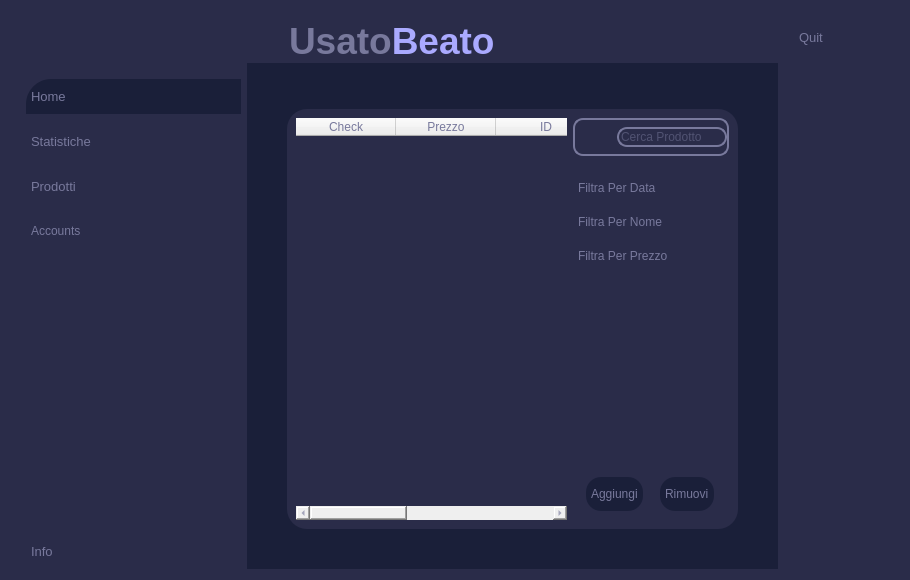
<?xml version="1.0" encoding="UTF-8"?>
<ui version="4.0">
 <class>firstWidget</class>
 <widget class="QWidget" name="firstWidget">
  <property name="geometry">
   <rect>
    <x>0</x>
    <y>0</y>
    <width>910</width>
    <height>580</height>
   </rect>
  </property>
  <property name="windowTitle">
   <string>Form</string>
  </property>
  <property name="styleSheet">
   <string notr="true">
*{
color: #78799c;
border: none;
}

#firstWidget, #frame_2, #frame_5{
	background-color: #2a2c49;
}

#mainBody,#centralwidget{
	background-color: #1a1f39;
}

QLineEdit{
	background-color:transparent;
}

#searchFrame, QLineEdit{
	border-radius: 10px;
	border: 2px solid #78799c;
}

#appHeader{
	color:#78799c;
}

#prodottiHeader{
	color:  #a06ce3;
}

#avantiarw{
	border: 1px solid #a06ce3;
	background-color: #a06ce3 ;
	border-radius: 5px;
	
}

#finestreSecondarie{
	background-color: #2a2c49;
	border: solid;
	border-radius: 20px;
}

QLabel{
	color:#78799c;
}

#mainFrame{
	background-color: #2a2c49;
}

#homeBtn{
	color:#78799c;
	background-color:#1a1f39;
	padding : 10px 5px;
	text-align:left;
	border-top-left-radius:25px;
}

QPushButton{
	padding : 10px 5px;
	text-align:left;
	color:#78799c;
	font: 10pt &quot;Leelawadee UI&quot;;
}


#frame_3{
	background-color:#2a2c49;
	border: solid;
	border-radius: 20px;
}
QTableWidget{
	background-color:#2a2c49;
	border: solid;
}
</string>
  </property>
  <layout class="QHBoxLayout" name="horizontalLayout">
   <item>
    <widget class="QCustomSlideMenu" name="leftMenu" native="true">
     <property name="minimumSize">
      <size>
       <width>230</width>
       <height>0</height>
      </size>
     </property>
     <property name="maximumSize">
      <size>
       <width>230</width>
       <height>16777215</height>
      </size>
     </property>
     <layout class="QVBoxLayout" name="verticalLayout_3">
      <property name="spacing">
       <number>0</number>
      </property>
      <property name="leftMargin">
       <number>0</number>
      </property>
      <property name="topMargin">
       <number>0</number>
      </property>
      <property name="rightMargin">
       <number>0</number>
      </property>
      <property name="bottomMargin">
       <number>0</number>
      </property>
      <item>
       <widget class="QFrame" name="frame_5">
        <property name="frameShape">
         <enum>QFrame::StyledPanel</enum>
        </property>
        <property name="frameShadow">
         <enum>QFrame::Raised</enum>
        </property>
        <layout class="QHBoxLayout" name="horizontalLayout_9">
         <property name="spacing">
          <number>0</number>
         </property>
         <property name="leftMargin">
          <number>0</number>
         </property>
         <property name="topMargin">
          <number>68</number>
         </property>
         <property name="rightMargin">
          <number>0</number>
         </property>
         <property name="bottomMargin">
          <number>0</number>
         </property>
        </layout>
       </widget>
      </item>
      <item>
       <widget class="QFrame" name="frame_2">
        <property name="sizePolicy">
         <sizepolicy hsizetype="Preferred" vsizetype="Expanding">
          <horstretch>0</horstretch>
          <verstretch>0</verstretch>
         </sizepolicy>
        </property>
        <property name="frameShape">
         <enum>QFrame::StyledPanel</enum>
        </property>
        <property name="frameShadow">
         <enum>QFrame::Raised</enum>
        </property>
        <layout class="QVBoxLayout" name="verticalLayout_4">
         <property name="spacing">
          <number>0</number>
         </property>
         <property name="leftMargin">
          <number>0</number>
         </property>
         <property name="topMargin">
          <number>0</number>
         </property>
         <property name="rightMargin">
          <number>0</number>
         </property>
         <property name="bottomMargin">
          <number>0</number>
         </property>
         <item>
          <widget class="QFrame" name="frame_6">
           <property name="sizePolicy">
            <sizepolicy hsizetype="Preferred" vsizetype="Expanding">
             <horstretch>0</horstretch>
             <verstretch>0</verstretch>
            </sizepolicy>
           </property>
           <property name="frameShape">
            <enum>QFrame::StyledPanel</enum>
           </property>
           <property name="frameShadow">
            <enum>QFrame::Raised</enum>
           </property>
           <layout class="QVBoxLayout" name="verticalLayout_5">
            <property name="spacing">
             <number>10</number>
            </property>
            <property name="leftMargin">
             <number>15</number>
            </property>
            <property name="topMargin">
             <number>0</number>
            </property>
            <property name="rightMargin">
             <number>0</number>
            </property>
            <property name="bottomMargin">
             <number>0</number>
            </property>
            <item>
             <widget class="QPushButton" name="homeBtn">
              <property name="font">
               <font>
                <family>Leelawadee UI</family>
                <pointsize>10</pointsize>
                <italic>false</italic>
                <bold>false</bold>
               </font>
              </property>
              <property name="cursor">
               <cursorShape>PointingHandCursor</cursorShape>
              </property>
              <property name="text">
               <string>Home</string>
              </property>
              <property name="icon">
               <iconset>
                <normaloff>:/purpleIcons/assets/#78799c(purple) icons/home.svg</normaloff>:/purpleIcons/assets/#78799c(purple) icons/home.svg</iconset>
              </property>
              <property name="iconSize">
               <size>
                <width>24</width>
                <height>24</height>
               </size>
              </property>
             </widget>
            </item>
            <item>
             <widget class="QPushButton" name="statisticBtn">
              <property name="font">
               <font>
                <family>Leelawadee UI</family>
                <pointsize>10</pointsize>
                <italic>false</italic>
                <bold>false</bold>
               </font>
              </property>
              <property name="cursor">
               <cursorShape>PointingHandCursor</cursorShape>
              </property>
              <property name="text">
               <string>Statistiche</string>
              </property>
              <property name="icon">
               <iconset>
                <normaloff>:/purpleIcons/assets/#78799c(purple) icons/trending-up.svg</normaloff>:/purpleIcons/assets/#78799c(purple) icons/trending-up.svg</iconset>
              </property>
              <property name="iconSize">
               <size>
                <width>24</width>
                <height>24</height>
               </size>
              </property>
             </widget>
            </item>
            <item>
             <widget class="QPushButton" name="prodottiBtn">
              <property name="font">
               <font>
                <family>Leelawadee UI</family>
                <pointsize>10</pointsize>
                <italic>false</italic>
                <bold>false</bold>
               </font>
              </property>
              <property name="cursor">
               <cursorShape>PointingHandCursor</cursorShape>
              </property>
              <property name="text">
               <string>Prodotti</string>
              </property>
              <property name="icon">
               <iconset>
                <normaloff>:/purpleIcons/assets/#78799c(purple) icons/shopping-cart.svg</normaloff>:/purpleIcons/assets/#78799c(purple) icons/shopping-cart.svg</iconset>
              </property>
              <property name="iconSize">
               <size>
                <width>24</width>
                <height>24</height>
               </size>
              </property>
             </widget>
            </item>
            <item>
             <widget class="QPushButton" name="accountBtn">
              <property name="cursor">
               <cursorShape>PointingHandCursor</cursorShape>
              </property>
              <property name="text">
               <string>Accounts</string>
              </property>
              <property name="icon">
               <iconset>
                <normaloff>:/purpleIcons/assets/#78799c(purple) icons/users.svg</normaloff>:/purpleIcons/assets/#78799c(purple) icons/users.svg</iconset>
              </property>
             </widget>
            </item>
            <item alignment="Qt::AlignBottom">
             <widget class="QPushButton" name="infoBtn">
              <property name="font">
               <font>
                <family>Leelawadee UI</family>
                <pointsize>10</pointsize>
                <italic>false</italic>
                <bold>false</bold>
               </font>
              </property>
              <property name="cursor">
               <cursorShape>PointingHandCursor</cursorShape>
              </property>
              <property name="text">
               <string>Info</string>
              </property>
              <property name="icon">
               <iconset>
                <normaloff>:/purpleIcons/assets/#78799c(purple) icons/info.svg</normaloff>:/purpleIcons/assets/#78799c(purple) icons/info.svg</iconset>
              </property>
              <property name="iconSize">
               <size>
                <width>24</width>
                <height>24</height>
               </size>
              </property>
             </widget>
            </item>
           </layout>
          </widget>
         </item>
        </layout>
       </widget>
      </item>
     </layout>
    </widget>
   </item>
   <item>
    <widget class="QWidget" name="mainBody" native="true">
     <property name="sizePolicy">
      <sizepolicy hsizetype="Expanding" vsizetype="Preferred">
       <horstretch>0</horstretch>
       <verstretch>0</verstretch>
      </sizepolicy>
     </property>
     <property name="minimumSize">
      <size>
       <width>0</width>
       <height>0</height>
      </size>
     </property>
     <layout class="QVBoxLayout" name="verticalLayout">
      <property name="leftMargin">
       <number>0</number>
      </property>
      <property name="topMargin">
       <number>0</number>
      </property>
      <property name="rightMargin">
       <number>0</number>
      </property>
      <property name="bottomMargin">
       <number>0</number>
      </property>
      <item alignment="Qt::AlignTop">
       <widget class="QWidget" name="mainFrame" native="true">
        <layout class="QHBoxLayout" name="horizontalLayout_2">
         <property name="leftMargin">
          <number>0</number>
         </property>
         <property name="rightMargin">
          <number>0</number>
         </property>
         <property name="bottomMargin">
          <number>0</number>
         </property>
         <item alignment="Qt::AlignLeft|Qt::AlignTop">
          <widget class="QWidget" name="widget" native="true">
           <layout class="QHBoxLayout" name="horizontalLayout_3">
            <property name="spacing">
             <number>0</number>
            </property>
            <property name="leftMargin">
             <number>0</number>
            </property>
            <property name="topMargin">
             <number>0</number>
            </property>
            <property name="rightMargin">
             <number>0</number>
            </property>
            <property name="bottomMargin">
             <number>0</number>
            </property>
            <item>
             <widget class="QPushButton" name="menuButton">
              <property name="text">
               <string/>
              </property>
              <property name="icon">
               <iconset>
                <normaloff>:/purpleIcons/assets/#78799c(purple) icons/menu.svg</normaloff>:/purpleIcons/assets/#78799c(purple) icons/menu.svg</iconset>
              </property>
              <property name="iconSize">
               <size>
                <width>24</width>
                <height>24</height>
               </size>
              </property>
             </widget>
            </item>
            <item>
             <widget class="QLabel" name="applicationName">
              <property name="text">
               <string>&lt;html&gt;&lt;head/&gt;&lt;body&gt;&lt;p&gt;&lt;span style=&quot; font-size:28pt; font-weight:600;&quot;&gt;Usato&lt;/span&gt;&lt;span style=&quot; font-size:28pt; font-weight:600; color:#aaaaff;&quot;&gt;Beato&lt;/span&gt;&lt;/p&gt;&lt;/body&gt;&lt;/html&gt;</string>
              </property>
             </widget>
            </item>
           </layout>
          </widget>
         </item>
         <item alignment="Qt::AlignHCenter|Qt::AlignTop">
          <widget class="QWidget" name="widget_2" native="true">
           <layout class="QHBoxLayout" name="horizontalLayout_4"/>
          </widget>
         </item>
         <item alignment="Qt::AlignRight|Qt::AlignTop">
          <widget class="QWidget" name="widget_3" native="true">
           <layout class="QHBoxLayout" name="horizontalLayout_6">
            <property name="spacing">
             <number>0</number>
            </property>
            <property name="leftMargin">
             <number>0</number>
            </property>
            <property name="topMargin">
             <number>0</number>
            </property>
            <property name="rightMargin">
             <number>0</number>
            </property>
            <property name="bottomMargin">
             <number>0</number>
            </property>
            <item>
             <widget class="QPushButton" name="accountButton">
              <property name="cursor">
               <cursorShape>PointingHandCursor</cursorShape>
              </property>
              <property name="text">
               <string/>
              </property>
              <property name="icon">
               <iconset>
                <normaloff>:/purpleIcons/assets/#78799c(purple) icons/user.svg</normaloff>:/purpleIcons/assets/#78799c(purple) icons/user.svg</iconset>
              </property>
              <property name="iconSize">
               <size>
                <width>32</width>
                <height>32</height>
               </size>
              </property>
             </widget>
            </item>
           </layout>
          </widget>
         </item>
        </layout>
       </widget>
      </item>
      <item>
       <widget class="QWidget" name="widget_4" native="true">
        <property name="sizePolicy">
         <sizepolicy hsizetype="Preferred" vsizetype="Expanding">
          <horstretch>0</horstretch>
          <verstretch>0</verstretch>
         </sizepolicy>
        </property>
        <layout class="QVBoxLayout" name="verticalLayout_2">
         <property name="leftMargin">
          <number>40</number>
         </property>
         <property name="topMargin">
          <number>40</number>
         </property>
         <property name="rightMargin">
          <number>40</number>
         </property>
         <property name="bottomMargin">
          <number>40</number>
         </property>
         <item>
          <widget class="QStackedWidget" name="finestreSecondarie">
           <property name="currentIndex">
            <number>3</number>
           </property>
           <widget class="QWidget" name="home">
            <layout class="QVBoxLayout" name="verticalLayout_8">
             <item>
              <widget class="QLabel" name="label_6">
               <property name="text">
                <string>HOME</string>
               </property>
              </widget>
             </item>
            </layout>
           </widget>
           <widget class="QWidget" name="statistiche">
            <widget class="QLabel" name="label">
             <property name="geometry">
              <rect>
               <x>180</x>
               <y>160</y>
               <width>55</width>
               <height>16</height>
              </rect>
             </property>
             <property name="text">
              <string>Statistiche</string>
             </property>
            </widget>
           </widget>
           <widget class="QWidget" name="accounts">
            <widget class="QLabel" name="label_5">
             <property name="geometry">
              <rect>
               <x>200</x>
               <y>130</y>
               <width>55</width>
               <height>16</height>
              </rect>
             </property>
             <property name="text">
              <string>Accounts</string>
             </property>
            </widget>
           </widget>
           <widget class="QWidget" name="prodotti">
            <layout class="QHBoxLayout" name="horizontalLayout_7">
             <item>
              <widget class="QTableWidget" name="tableWidget">
               <column>
                <property name="text">
                 <string>Check</string>
                </property>
                <property name="toolTip">
                 <string notr="true"/>
                </property>
                <property name="background">
                 <color>
                  <red>170</red>
                  <green>170</green>
                  <blue>255</blue>
                 </color>
                </property>
               </column>
               <column>
                <property name="text">
                 <string>Prezzo</string>
                </property>
               </column>
               <column>
                <property name="text">
                 <string>ID</string>
                </property>
               </column>
               <column>
                <property name="text">
                 <string>Nome</string>
                </property>
               </column>
               <column>
                <property name="text">
                 <string>Data</string>
                </property>
               </column>
              </widget>
             </item>
             <item>
              <widget class="QFrame" name="frame">
               <property name="sizePolicy">
                <sizepolicy hsizetype="Preferred" vsizetype="Preferred">
                 <horstretch>0</horstretch>
                 <verstretch>0</verstretch>
                </sizepolicy>
               </property>
               <property name="minimumSize">
                <size>
                 <width>100</width>
                 <height>0</height>
                </size>
               </property>
               <property name="frameShape">
                <enum>QFrame::StyledPanel</enum>
               </property>
               <property name="frameShadow">
                <enum>QFrame::Raised</enum>
               </property>
               <layout class="QVBoxLayout" name="verticalLayout_9">
                <property name="spacing">
                 <number>0</number>
                </property>
                <property name="leftMargin">
                 <number>0</number>
                </property>
                <property name="topMargin">
                 <number>0</number>
                </property>
                <property name="rightMargin">
                 <number>0</number>
                </property>
                <property name="bottomMargin">
                 <number>0</number>
                </property>
                <item alignment="Qt::AlignHCenter">
                 <widget class="QFrame" name="searchFrame">
                  <property name="maximumSize">
                   <size>
                    <width>200</width>
                    <height>16777215</height>
                   </size>
                  </property>
                  <property name="font">
                   <font>
                    <stylestrategy>PreferDefault</stylestrategy>
                   </font>
                  </property>
                  <property name="cursor">
                   <cursorShape>IBeamCursor</cursorShape>
                  </property>
                  <property name="focusPolicy">
                   <enum>Qt::NoFocus</enum>
                  </property>
                  <property name="contextMenuPolicy">
                   <enum>Qt::CustomContextMenu</enum>
                  </property>
                  <property name="toolTip">
                   <string/>
                  </property>
                  <property name="whatsThis">
                   <string/>
                  </property>
                  <property name="accessibleName">
                   <string/>
                  </property>
                  <property name="accessibleDescription">
                   <string/>
                  </property>
                  <property name="frameShape">
                   <enum>QFrame::StyledPanel</enum>
                  </property>
                  <property name="frameShadow">
                   <enum>QFrame::Raised</enum>
                  </property>
                  <layout class="QHBoxLayout" name="horizontalLayout_8">
                   <property name="spacing">
                    <number>0</number>
                   </property>
                   <property name="leftMargin">
                    <number>0</number>
                   </property>
                   <property name="topMargin">
                    <number>0</number>
                   </property>
                   <property name="rightMargin">
                    <number>0</number>
                   </property>
                   <property name="bottomMargin">
                    <number>0</number>
                   </property>
                   <item>
                    <widget class="QPushButton" name="pushButton_6">
                     <property name="text">
                      <string/>
                     </property>
                     <property name="icon">
                      <iconset>
                       <normaloff>:/purpleIcons/assets/#78799c(purple) icons/search.svg</normaloff>:/purpleIcons/assets/#78799c(purple) icons/search.svg</iconset>
                     </property>
                    </widget>
                   </item>
                   <item>
                    <widget class="QLineEdit" name="search_le">
                     <property name="inputMask">
                      <string/>
                     </property>
                     <property name="text">
                      <string/>
                     </property>
                     <property name="placeholderText">
                      <string>Cerca Prodotto</string>
                     </property>
                    </widget>
                   </item>
                  </layout>
                 </widget>
                </item>
                <item>
                 <widget class="QFrame" name="frame_4">
                  <property name="sizePolicy">
                   <sizepolicy hsizetype="Preferred" vsizetype="Expanding">
                    <horstretch>0</horstretch>
                    <verstretch>0</verstretch>
                   </sizepolicy>
                  </property>
                  <property name="frameShape">
                   <enum>QFrame::StyledPanel</enum>
                  </property>
                  <property name="frameShadow">
                   <enum>QFrame::Raised</enum>
                  </property>
                  <layout class="QVBoxLayout" name="verticalLayout_10">
                   <property name="spacing">
                    <number>0</number>
                   </property>
                   <property name="leftMargin">
                    <number>0</number>
                   </property>
                   <property name="topMargin">
                    <number>0</number>
                   </property>
                   <property name="rightMargin">
                    <number>0</number>
                   </property>
                   <property name="bottomMargin">
                    <number>0</number>
                   </property>
                   <item alignment="Qt::AlignTop">
                    <widget class="QFrame" name="frame_7">
                     <property name="frameShape">
                      <enum>QFrame::StyledPanel</enum>
                     </property>
                     <property name="frameShadow">
                      <enum>QFrame::Raised</enum>
                     </property>
                     <layout class="QHBoxLayout" name="horizontalLayout_10">
                      <property name="spacing">
                       <number>0</number>
                      </property>
                      <property name="leftMargin">
                       <number>0</number>
                      </property>
                      <property name="topMargin">
                       <number>15</number>
                      </property>
                      <property name="rightMargin">
                       <number>0</number>
                      </property>
                      <property name="bottomMargin">
                       <number>0</number>
                      </property>
                      <item alignment="Qt::AlignTop">
                       <widget class="QGroupBox" name="groupBox">
                        <property name="title">
                         <string/>
                        </property>
                        <layout class="QVBoxLayout">
                         <property name="spacing">
                          <number>0</number>
                         </property>
                         <property name="leftMargin">
                          <number>0</number>
                         </property>
                         <property name="topMargin">
                          <number>0</number>
                         </property>
                         <property name="rightMargin">
                          <number>0</number>
                         </property>
                         <property name="bottomMargin">
                          <number>0</number>
                         </property>
                         <item>
                          <widget class="QPushButton" name="pushButton_4">
                           <property name="cursor">
                            <cursorShape>PointingHandCursor</cursorShape>
                           </property>
                           <property name="text">
                            <string>Filtra Per Data</string>
                           </property>
                           <property name="icon">
                            <iconset>
                             <normaloff>:/purpleIcons/assets/#78799c(purple) icons/filter.svg</normaloff>:/purpleIcons/assets/#78799c(purple) icons/filter.svg</iconset>
                           </property>
                          </widget>
                         </item>
                         <item>
                          <widget class="QPushButton" name="pushButton_5">
                           <property name="cursor">
                            <cursorShape>PointingHandCursor</cursorShape>
                           </property>
                           <property name="text">
                            <string>Filtra Per Nome</string>
                           </property>
                           <property name="icon">
                            <iconset>
                             <normaloff>:/purpleIcons/assets/#78799c(purple) icons/filter.svg</normaloff>:/purpleIcons/assets/#78799c(purple) icons/filter.svg</iconset>
                           </property>
                          </widget>
                         </item>
                         <item alignment="Qt::AlignTop">
                          <widget class="QPushButton" name="pushButton_2">
                           <property name="cursor">
                            <cursorShape>PointingHandCursor</cursorShape>
                           </property>
                           <property name="text">
                            <string>Filtra Per Prezzo</string>
                           </property>
                           <property name="icon">
                            <iconset>
                             <normaloff>:/purpleIcons/assets/#78799c(purple) icons/filter.svg</normaloff>:/purpleIcons/assets/#78799c(purple) icons/filter.svg</iconset>
                           </property>
                          </widget>
                         </item>
                        </layout>
                       </widget>
                      </item>
                     </layout>
                    </widget>
                   </item>
                  </layout>
                 </widget>
                </item>
                <item alignment="Qt::AlignTop">
                 <widget class="QFrame" name="frame_salva_rimuovi">
                  <property name="sizePolicy">
                   <sizepolicy hsizetype="Preferred" vsizetype="Expanding">
                    <horstretch>0</horstretch>
                    <verstretch>0</verstretch>
                   </sizepolicy>
                  </property>
                  <property name="minimumSize">
                   <size>
                    <width>0</width>
                    <height>30</height>
                   </size>
                  </property>
                  <property name="styleSheet">
                   <string notr="true">QPushButton{
	color:#78799c;
	background-color:#1a1f39;
	border-radius: 15px;
	padding : 10px 5px;
	text-align:left;
	padding : 10px 5px;
	text-align:left;
	color:#78799c;
	font: 10pt &quot;Leelawadee UI&quot;;
}
</string>
                  </property>
                  <property name="frameShape">
                   <enum>QFrame::StyledPanel</enum>
                  </property>
                  <property name="frameShadow">
                   <enum>QFrame::Raised</enum>
                  </property>
                  <layout class="QHBoxLayout" name="horizontalLayout_5">
                   <item alignment="Qt::AlignHCenter">
                    <widget class="QPushButton" name="aggiungiBtn">
                     <property name="cursor">
                      <cursorShape>PointingHandCursor</cursorShape>
                     </property>
                     <property name="text">
                      <string>Aggiungi</string>
                     </property>
                     <property name="icon">
                      <iconset>
                       <normaloff>:/purpleIcons/assets/#78799c(purple) icons/plus.svg</normaloff>:/purpleIcons/assets/#78799c(purple) icons/plus.svg</iconset>
                     </property>
                    </widget>
                   </item>
                   <item alignment="Qt::AlignHCenter">
                    <widget class="QPushButton" name="rimuoviBtn">
                     <property name="cursor">
                      <cursorShape>PointingHandCursor</cursorShape>
                     </property>
                     <property name="text">
                      <string>Rimuovi</string>
                     </property>
                     <property name="icon">
                      <iconset>
                       <normaloff>:/purpleIcons/assets/#78799c(purple) icons/minus.svg</normaloff>:/purpleIcons/assets/#78799c(purple) icons/minus.svg</iconset>
                     </property>
                    </widget>
                   </item>
                  </layout>
                 </widget>
                </item>
               </layout>
              </widget>
             </item>
            </layout>
           </widget>
           <widget class="QWidget" name="aggiungiProdottopg">
            <layout class="QHBoxLayout" name="horizontalLayout_11">
             <item>
              <widget class="QFrame" name="addProdottoFrm">
               <property name="frameShape">
                <enum>QFrame::StyledPanel</enum>
               </property>
               <property name="frameShadow">
                <enum>QFrame::Raised</enum>
               </property>
               <layout class="QVBoxLayout" name="verticalLayout_11">
                <property name="spacing">
                 <number>0</number>
                </property>
                <property name="leftMargin">
                 <number>0</number>
                </property>
                <property name="topMargin">
                 <number>0</number>
                </property>
                <property name="rightMargin">
                 <number>0</number>
                </property>
                <property name="bottomMargin">
                 <number>0</number>
                </property>
                <item>
                 <widget class="QLineEdit" name="nomeLe">
                  <property name="font">
                   <font>
                    <pointsize>10</pointsize>
                    <bold>true</bold>
                   </font>
                  </property>
                  <property name="cursorPosition">
                   <number>0</number>
                  </property>
                  <property name="placeholderText">
                   <string>Nome Prodotto</string>
                  </property>
                 </widget>
                </item>
                <item>
                 <widget class="QLineEdit" name="idAccountLe">
                  <property name="font">
                   <font>
                    <pointsize>10</pointsize>
                    <bold>true</bold>
                   </font>
                  </property>
                  <property name="placeholderText">
                   <string>idAccount</string>
                  </property>
                 </widget>
                </item>
                <item>
                 <widget class="QLineEdit" name="prezzoLe">
                  <property name="font">
                   <font>
                    <pointsize>10</pointsize>
                    <bold>true</bold>
                   </font>
                  </property>
                  <property name="placeholderText">
                   <string>Prezzo</string>
                  </property>
                 </widget>
                </item>
                <item>
                 <widget class="QLineEdit" name="idCategoriaLe">
                  <property name="font">
                   <font>
                    <pointsize>10</pointsize>
                    <bold>true</bold>
                   </font>
                  </property>
                  <property name="placeholderText">
                   <string>idCategoria</string>
                  </property>
                 </widget>
                </item>
                <item>
                 <widget class="QLineEdit" name="idScaffaleLe">
                  <property name="font">
                   <font>
                    <pointsize>10</pointsize>
                    <bold>true</bold>
                   </font>
                  </property>
                  <property name="placeholderText">
                   <string>idScaffale</string>
                  </property>
                 </widget>
                </item>
                <item alignment="Qt::AlignHCenter">
                 <widget class="QPushButton" name="saveBtn">
                  <property name="cursor">
                   <cursorShape>PointingHandCursor</cursorShape>
                  </property>
                  <property name="styleSheet">
                   <string notr="true">QPushButton{
	color:#78799c;
	background-color:#1a1f39;
	border-radius: 15px;
	padding : 10px 5px;
	text-align:left;
	padding : 10px 5px;
	text-align:left;
	color:#78799c;
	font: 10pt &quot;Leelawadee UI&quot;;
}</string>
                  </property>
                  <property name="text">
                   <string>Salva</string>
                  </property>
                  <property name="icon">
                   <iconset>
                    <normaloff>:/purpleIcons/assets/#78799c(purple) icons/save.svg</normaloff>:/purpleIcons/assets/#78799c(purple) icons/save.svg</iconset>
                  </property>
                 </widget>
                </item>
               </layout>
              </widget>
             </item>
            </layout>
           </widget>
          </widget>
         </item>
        </layout>
       </widget>
      </item>
     </layout>
    </widget>
   </item>
   <item>
    <widget class="QCustomSlideMenu" name="profileCont" native="true">
     <property name="sizePolicy">
      <sizepolicy hsizetype="Maximum" vsizetype="Preferred">
       <horstretch>0</horstretch>
       <verstretch>0</verstretch>
      </sizepolicy>
     </property>
     <property name="minimumSize">
      <size>
       <width>115</width>
       <height>0</height>
      </size>
     </property>
     <layout class="QVBoxLayout" name="verticalLayout_6">
      <property name="spacing">
       <number>0</number>
      </property>
      <property name="leftMargin">
       <number>10</number>
      </property>
      <property name="topMargin">
       <number>0</number>
      </property>
      <property name="rightMargin">
       <number>0</number>
      </property>
      <property name="bottomMargin">
       <number>0</number>
      </property>
      <item alignment="Qt::AlignTop">
       <widget class="QFrame" name="frame_3">
        <property name="sizePolicy">
         <sizepolicy hsizetype="Fixed" vsizetype="Preferred">
          <horstretch>0</horstretch>
          <verstretch>0</verstretch>
         </sizepolicy>
        </property>
        <property name="minimumSize">
         <size>
          <width>30</width>
          <height>30</height>
         </size>
        </property>
        <property name="frameShape">
         <enum>QFrame::StyledPanel</enum>
        </property>
        <property name="frameShadow">
         <enum>QFrame::Raised</enum>
        </property>
        <layout class="QVBoxLayout" name="verticalLayout_7">
         <property name="leftMargin">
          <number>0</number>
         </property>
         <property name="rightMargin">
          <number>11</number>
         </property>
         <item>
          <widget class="QPushButton" name="quitBtn">
           <property name="sizePolicy">
            <sizepolicy hsizetype="Minimum" vsizetype="Fixed">
             <horstretch>0</horstretch>
             <verstretch>0</verstretch>
            </sizepolicy>
           </property>
           <property name="font">
            <font>
             <family>Leelawadee UI</family>
             <pointsize>10</pointsize>
             <italic>false</italic>
             <bold>false</bold>
            </font>
           </property>
           <property name="cursor">
            <cursorShape>PointingHandCursor</cursorShape>
           </property>
           <property name="text">
            <string>Quit</string>
           </property>
           <property name="icon">
            <iconset>
             <normaloff>:/purpleIcons/assets/#78799c(purple) icons/x-octagon.svg</normaloff>:/purpleIcons/assets/#78799c(purple) icons/x-octagon.svg</iconset>
           </property>
           <property name="iconSize">
            <size>
             <width>32</width>
             <height>32</height>
            </size>
           </property>
          </widget>
         </item>
        </layout>
       </widget>
      </item>
     </layout>
    </widget>
   </item>
  </layout>
 </widget>
 <customwidgets>
  <customwidget>
   <class>QCustomSlideMenu</class>
   <extends>QWidget</extends>
   <header location="global">Custom_Widgets.Widgets.h</header>
   <container>1</container>
  </customwidget>
 </customwidgets>
 <resources/>
 <connections/>
</ui>
